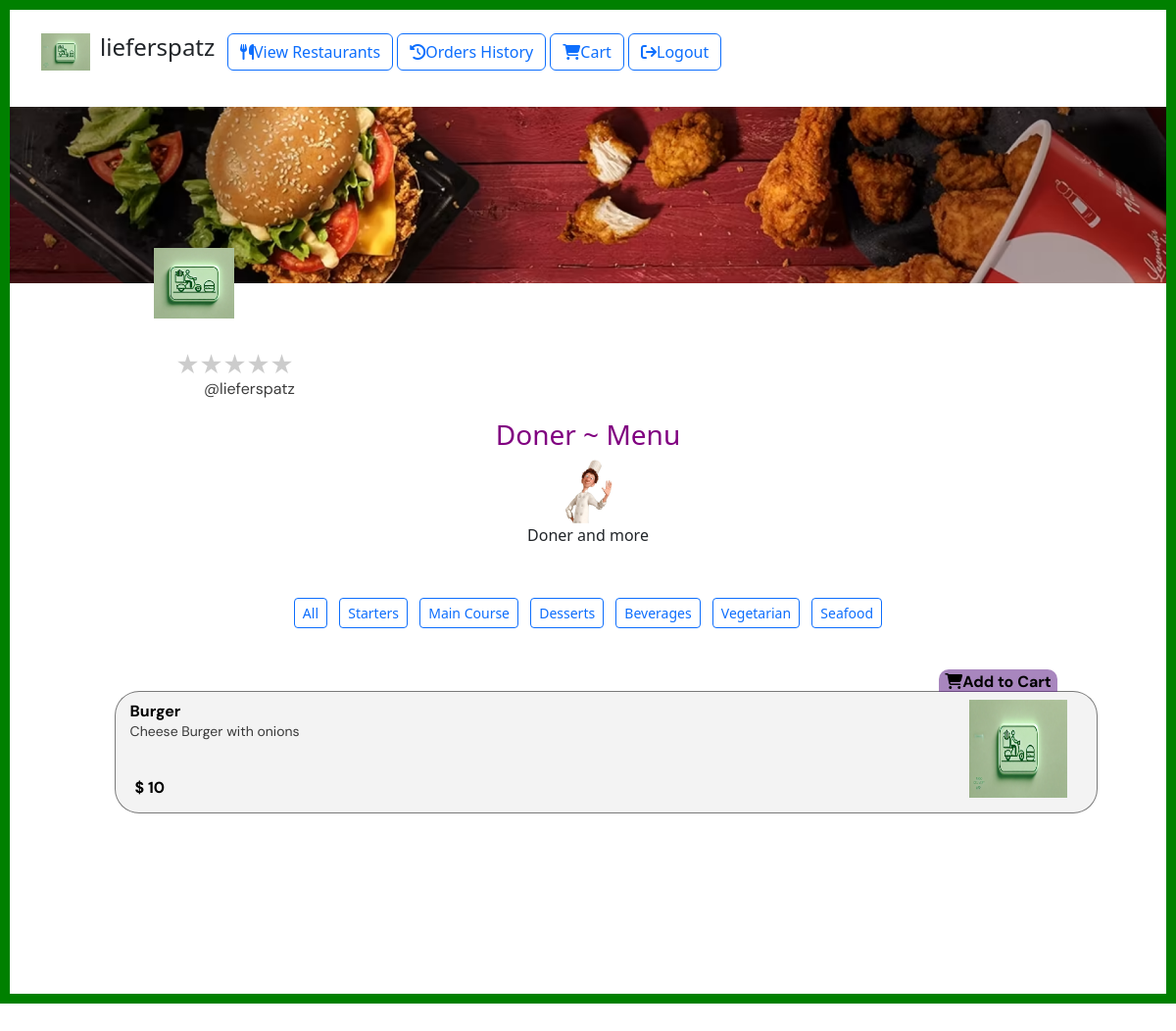
Page /customer-view-menu/1 on the committed database.
### tables this page shows
CREATE TABLE BusinessAccount (
    id INTEGER PRIMARY KEY AUTOINCREMENT,
    name VARCHAR(255) NOT NULL,
    description TEXT,
    street VARCHAR(255) NOT NULL,
    city VARCHAR(255) NOT NULL,
    zip_code VARCHAR(10) NOT NULL,
    opening_hours VARCHAR(100),
    closing_hours VARCHAR(100),
    delivery_radius TEXT,
    picture_link VARCHAR(255),
    email VARCHAR(255) UNIQUE NOT NULL,
    password VARCHAR(255) NOT NULL,

    FOREIGN KEY (Email) REFERENCES Account(Email)
);

CREATE TABLE MenuCategories (
    category VARCHAR(255)
);

CREATE TABLE Items (
    id INTEGER PRIMARY KEY AUTOINCREMENT,
    business_id INTEGER,
    Name VARCHAR(255),
    Description TEXT,
    category VARCHAR(255),
    Price DECIMAL(10, 2),
    picture_link VARCHAR(255)
    
);

### main.py (the view, shortened to what this page needs)
@app.route('/customer-view-menu/<int:business_id>', methods=['GET', 'POST'])
def customer_view_menu(business_id):
    conn = get_db_connection()
    cursor = conn.cursor()
    if 'category' in request.args and not request.args.get('category') == 'All':
        category = request.args.get('category')
        cursor.execute('''
            SELECT * FROM Items
                WHERE business_id = ?
                       AND category = ?
        ''', (business_id, category))
    else:
        cursor.execute('''
            SELECT * FROM Items WHERE business_id = ?
        ''', (business_id,))
    items = cursor.fetchall()
    cursor.execute('''
        SELECT * FROM BusinessAccount WHERE id = ?
    ''', (business_id,))
    business = cursor.fetchone()
    cursor.execute('SELECT * FROM MenuCategories')
    categories = cursor.fetchall()
    conn.close()
    return render_template('customer/view-menu.html', items=items, business=business, categories=categories)

### main.py (called while the page is built)
def get_db_connection():
    conn = sqlite3.connect(database_name)
    conn.row_factory = sqlite3.Row
    return conn

### templates/customer/view-menu.html (shortened to what this page needs)
<!DOCTYPE html>
<html lang="en">
  <head>
    {% include 'customer/includes/header.html' %}
  </head>
  <body>
    <div class="main-container">
        {% include 'customer/includes/menu.html' %}
        {% include 'customer/includes/items-header.html' %}
      <div class="Containet-box" >
        {% if business %}
        <center>
          <h3 style="color: purple;">{{ business['name'] }} ~ Menu</h3>
          <img src="{{ business['picture_link'] }}" width="50px">
          <p>{{ business['description'] }}</p>
        </center>
      {% endif %}
      <center>
        <div class="col-md-8 text-right my-5">
          {%for category in categories%}
            <button class="btn btn-sm btn-outline-primary m-1" onclick="location.href='?category={{ category['category'] }}'">{{ category['category'] }}</button>
          {%endfor%}
      </div>
      </center>
        {% if items %}
        <div id="products" class="products">
            {%for item in items%}
              <div class="rectangle-25 editable-container" data-container-id="rectangle-25" >
                <img src="{{ item['picture_link'] }}" class="pic-7 editable-element">
                <p class="wings editable-element" >{{ item['name'] }}</p>
                <p class="wings-discription editable-element">{{ item['description'] }}</p>
                <p class="Price-2 editable-element">$ {{ item['price'] }}</p>
                    <button id="toggleButton" data-container-id="rectangle-25" onclick="chooseQuantity({{ item['id'] }})" class="addButton-2">
                      <i class="fas fa-shopping-cart"></i>Add to Cart
                    </button>
              </div>
            {%endfor%}
        </div>
        {% else %}
        <div class="text-center">
          <p>*This restaurant has no items in this category</p>
        </div>
      {% endif %}
      </div>
    </div>
  </body>
</html>

### templates/customer/includes/header.html (shortened to what this page needs)
<link rel="stylesheet" href="/static/business/items/index.css" />
<link href="https://cdn.jsdelivr.net/npm/bootstrap@5.3.2/dist/css/bootstrap.min.css" rel="stylesheet">
<link href="https://cdnjs.cloudflare.com/ajax/libs/font-awesome/6.5.1/css/all.min.css" rel="stylesheet">

### templates/customer/includes/menu.html
<div class="container">
<div class="row my-4">
    <div class="col-md-2 d-flex align-items-left">
        <img src="/static/logo.png" class="img-fluid" alt="Company Logo" style="max-width: 50px; margin-right: 10px;">
        <h4>lieferspatz</h4>
    </div>
    <div class="col-md-8 text-right ">
        <button class="btn btn-outline-primary" onclick="location.href='/customer-view-businesses'">
            <i class="fas fa-cutlery"></i>View Restaurants</button>
        <button class="btn btn-outline-primary" onclick="location.href='/customer-view-orders'">
            <i class="fas fa-history"></i>Orders History</button>
        <button class="btn btn-outline-primary" onclick="location.href='/customer-view-cart'">
            <i class="fas fa-shopping-cart"></i>Cart</button>
        <button class="btn btn-outline-primary" onclick="location.href='/logout'">
            <i class="fas fa-sign-out"></i>Logout</button>
    </div>
</div>
</div>

### templates/customer/includes/items-header.html (shortened to what this page needs)
<div class="div-auto_layer_row_ade">
    <div class="image" ></div>
    <div class="logo-x" style="background-image: url('/static/logo.png')"></div>
  </div>
  <div class="auto-layer-row-bd">
    <div class="rate">
      <label for="star5" title="text">5 stars</label>
      <label for="star4" title="text">4 stars</label>
      <label for="star3" title="text">3 stars</label>
      <label for="star2" title="text">2 stars</label>
      <label for="star1" title="text">1 star</label>
    </div>
    <span class="min-price"> @lieferspatz</span>
    <div class="shape"></div>
  </div>

### static/business/items/index.css (style rules this page uses)
.main-container { overflow: hidden; }
.main-container, .main-container * { box-sizing: border-box; }
.main-container { position: relative; height: 1024px; margin: 0 auto; background: rgb(255, 255, 255); border: 10px solid green; overflow: hidden; overflow-y: scroll; }
.pic-7 { position: absolute; width: 100px; height: 100px; top: 8px; right: 3%; z-index: 20; }
.wings { position: relative; top: 10px; left: 15px; font-family: DM Sans, -apple-system, BlinkMacSystemFont, "Segoe UI", Roboto, Ubuntu, "Helvetica Neue", Helvetica, Arial, "PingFang SC", "Hiragino Sans GB", "Microsoft Yahei UI", "Microsoft Yahei", "Source Han Sans CN", sans-serif; color: rgb(0, 0, 0); font-size: 16px; font-weight: 700; line-height: 20.832px; width: 200px; text-align: left; }
.wings-discription { position: relative; height: 20px; top: -5px; left: 15px; font-family: DM Sans, -apple-system, BlinkMacSystemFont, "Segoe UI", Roboto, Ubuntu, "Helvetica Neue", Helvetica, Arial, "PingFang SC", "Hiragino Sans GB", "Microsoft Yahei UI", "Microsoft Yahei", "Source Han Sans CN", sans-serif; color: rgb(57, 57, 57); font-size: 14px; font-weight: 400; line-height: 17px; text-align: left; width: 900px }
.Price-2 { position: relative; top: 15px; left: 20px; font-family: DM Sans, -apple-system, BlinkMacSystemFont, "Segoe UI", Roboto, Ubuntu, "Helvetica Neue", Helvetica, Arial, "PingFang SC", "Hiragino Sans GB", "Microsoft Yahei UI", "Microsoft Yahei", "Source Han Sans CN", sans-serif; color: rgb(0, 0, 0); font-size: 16px; font-weight: 700; line-height: 20.832px; text-align: left; width: 100px; }
.div-auto_layer_row_ade { position: absolute; width: 100%; height: 18%; top: 9.86%; }
.image { position: absolute; width: 100%; height: 180px; top: 0; left: 0; background: url(./assets/images/bdd89746-da2f-4c25-a80f-cf21f5138d57.png) no-repeat center; background-size: cover; z-index: 57; }
.logo-x { position: absolute; width: 82px; height: 72px; top: 144px; left: 147px; background: url(./assets/images/f5f6046b-9bb0-4e1b-a009-4391902257da.png) no-repeat center; background-size: cover; z-index: 58; }
.auto-layer-row-bd { position: absolute; height: 7.63%; top: 31%; right: 50.246px; left: 173px; width: 15%; }
.min-price { position: absolute; height: 30px; top: 66px; left: 25px; font-family: DM Sans, -apple-system, BlinkMacSystemFont, "Segoe UI", Roboto, Ubuntu, "Helvetica Neue", Helvetica, Arial, "PingFang SC", "Hiragino Sans GB", "Microsoft Yahei UI", "Microsoft Yahei", "Source Han Sans CN", sans-serif; color: rgb(61, 61, 61); font-size: 16px; font-weight: 400; line-height: 20.832px; text-align: left; z-index: 28; }
.shape { position: absolute; width: 15px; height: 16px; top: 66px; left: -0.02%; background: url(./assets/images/7be4ed31-622e-4a6a-9887-851a33d81edd.png) no-repeat center; background-size: 100% 100%; z-index: 29; }
.rectangle-25 { position: relative; width: 85%; height: 125px; left: 10%; margin-top: 40px; background: rgb(243, 243, 243); border: 1px solid rgba(0, 0, 0, 0.5); box-shadow: 0 4px 4px 0 rgba(255, 255, 255, 0.25); transition: box-shadow 0.25s; font-size: 16px; font-weight: 700; line-height: 20.832px; text-align: center; font-family: DM Sans, -apple-system, BlinkMacSystemFont, "Segoe UI", Roboto, Ubuntu, "Helvetica Neue", Helvetica, Arial, "PingFang SC", "Hiragino Sans GB", "Microsoft Yahei UI", "Microsoft Yahei", "Source Han Sans CN", sans-serif; border-style: solid; border-width: 1px; border-radius: 25px; transition: background-color 0.5s, color 0.5s; }
.addButton-2 { position: relative; top: -133px; left: 40%; background-color: rgb(98 35 137 / 55%) !important; border: none !important; height: 23px !important; line-height: 10.5px !important; border-radius: 10px 10px 0px 0px !important; font-weight: bold !important; }
.rate { float: left; height: 43px; padding: 0 10px; left: -14px; top: 33px; position: absolute; }
.rate:not(:checked) > label { float:right; width: 1em; overflow:hidden; white-space:nowrap; cursor:pointer; font-size: 24px; color:#ccc; }
.rate:not(:checked) > label:before { content: '★ '; }
.products { position: relative; bottom: 28px; right: 3%; width: 100%; display: grid; grid-auto-flow: row ;gap: 0rem; margin: 0rem 2vw; padding: 0px; list-style-type: unset; }
.Containet-box { position: relative; top: 33%; height: 100%; }

### rows in the picture
BusinessAccount: name "Doner", picture_link (picture), description "Doner and more"
MenuCategories: category "All"
MenuCategories: category "Starters"
MenuCategories: category "Main Course"
MenuCategories: category "Desserts"
MenuCategories: category "Beverages"
MenuCategories: category "Vegetarian"
MenuCategories: category "Seafood"
Items: picture_link (picture), name "Burger", description "Cheese Burger with onions", price "10"
